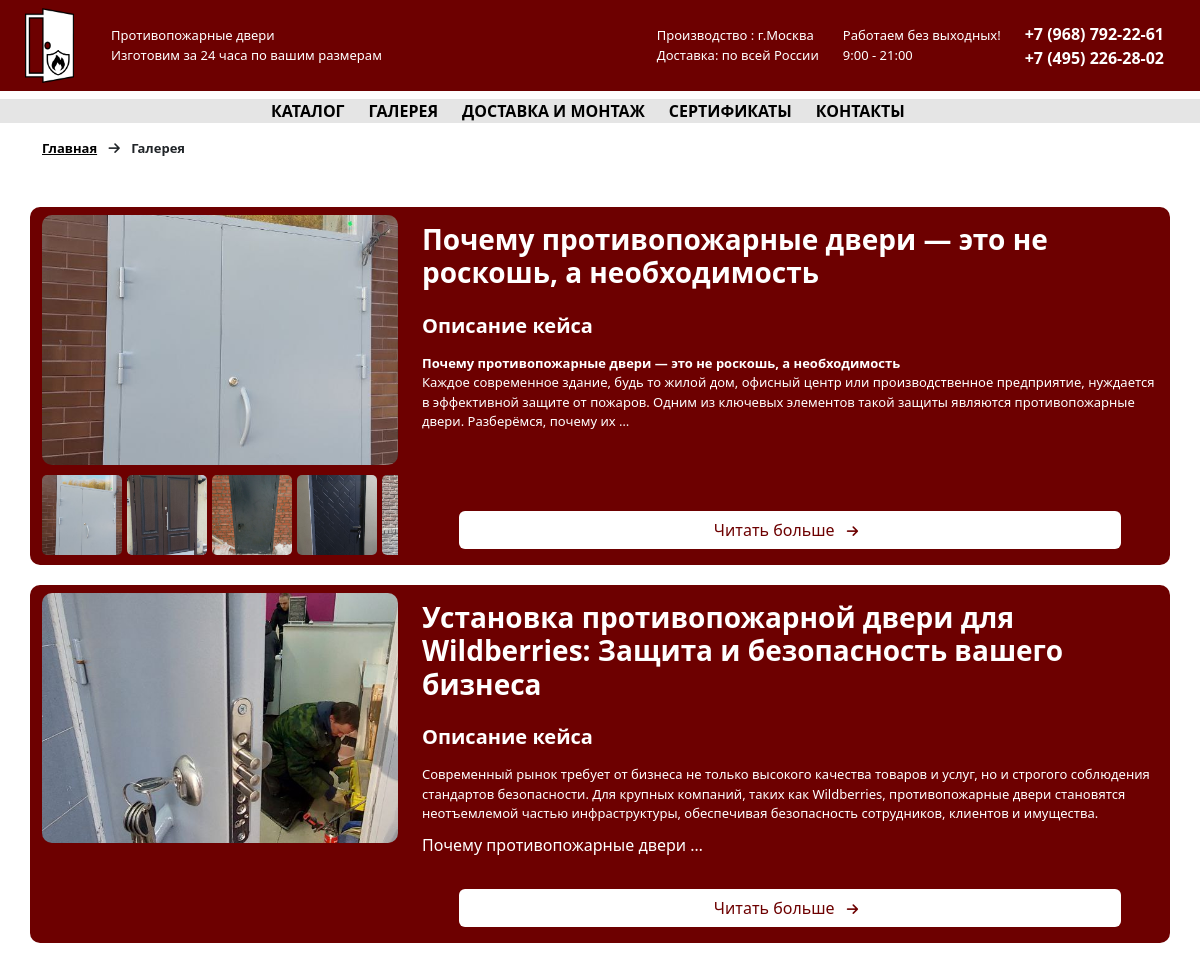
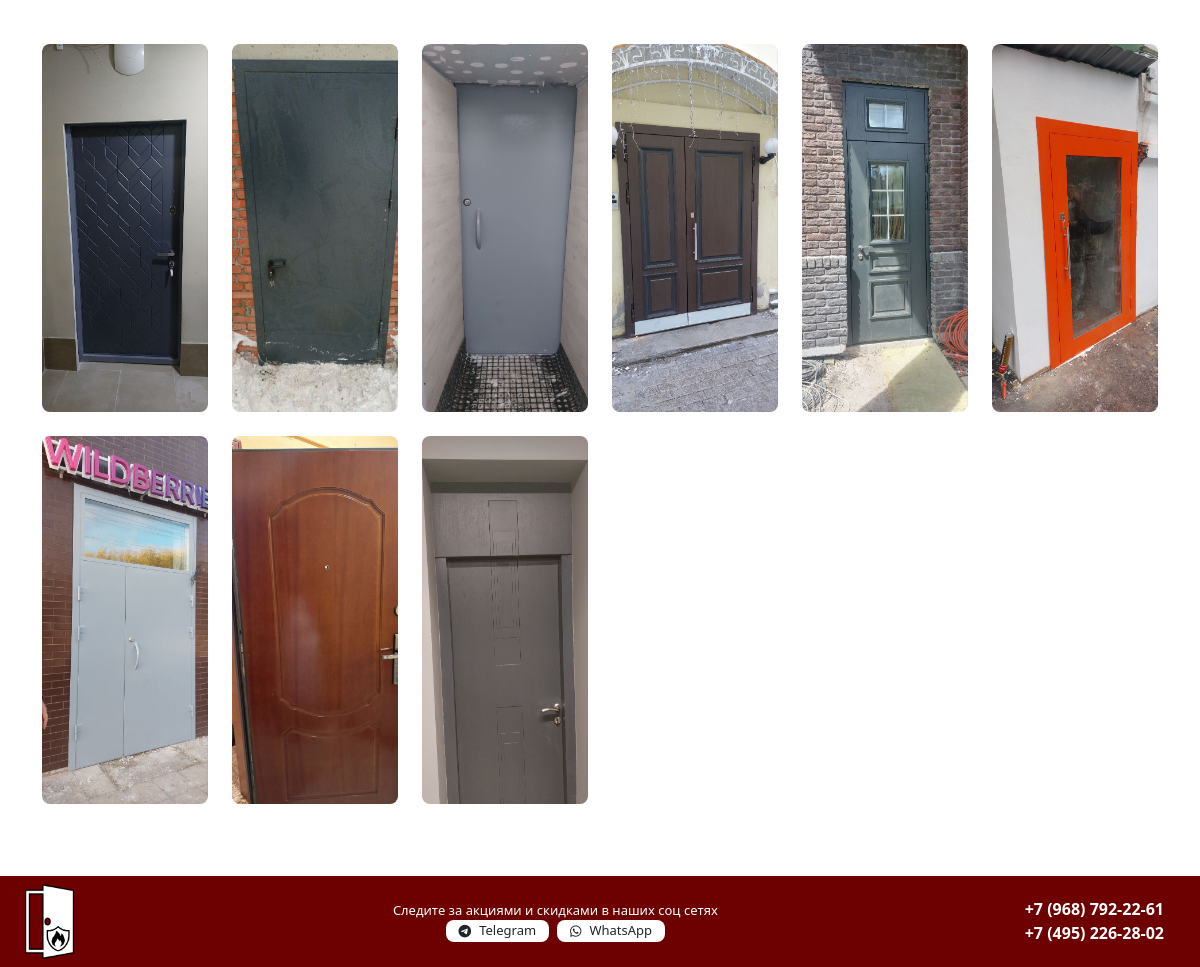
Page /galery/ on the committed database (2 pictures, top to bottom).
### website/models.py (models this page shows, shortened)
class Blog(models.Model):
    title = models.CharField(max_length=200, verbose_name="Заголовок")
    content = HTMLField(verbose_name="Текст")
    created_at = models.DateTimeField(auto_now_add=True, verbose_name="Дата создания")
    updated_at = models.DateTimeField(auto_now=True, verbose_name="Дата обновления")
    slug = models.SlugField(max_length=200, unique=True,blank=True)
    class Meta:
        verbose_name = "Блог"
        verbose_name_plural = "Блоги"

class BlogPhoto(models.Model):
    blog = models.ForeignKey(Blog, on_delete=models.CASCADE, related_name="photos")
    photo = models.ImageField(upload_to="blog_photos/")  # Загруженные файлы будут храниться в media/blog_photos/
    caption = models.CharField(max_length=255, blank=True, null=True)

class GalleryPhoto(models.Model):
    gallery = models.ForeignKey(
        Gallery,
        on_delete=models.CASCADE,
        related_name="photos",
        verbose_name="Галерея"
    )
    photo = models.ImageField(upload_to="gallery_photos/", verbose_name="Фотография")
    caption = models.CharField(max_length=255, blank=True, verbose_name="Описание фото")
    uploaded_at = models.DateTimeField(auto_now_add=True, verbose_name="Дата загрузки")
    class Meta:
        verbose_name = "Фотография галереи"
        verbose_name_plural = "Фотографии галереи"

### website/views.py (the view, shortened to what this page needs)
# urls.py: path('galery/', views.galery,name='galery'),
def galery(request):
    blogs = Blog.objects.all().order_by('-created_at')
    galery = Gallery.objects.all()[0]
    context = {
        'blogs': blogs,
        'galery': galery,
    }
    return render(request, 'galery.html', context)

### website/templates/galery.html (shortened to what this page needs)
{% extends "base.html" %}
{% load static %}
{% block content %}
<div class="container my-3">
    <div class="row">
        <div class="col-12">
            <p class="fw-semibold font-s"><a href="/" class="underline text-black">Главная</a> <i class="fa-solid fa-arrow-right mx-2 font-s"></i> Галерея</p>
        </div>
    </div>
</div>
<div class="container my-5">
    <div class="row">
        {% for blog in blogs %}
        <div class="col-12 custom-card">
            <div class="row">
                <div class="col-lg-4">
                    <div class="row">
                        <div class="col-12 pt-2">
                            <img
                                src="{% if blog.photos.first %}{{ blog.photos.first.photo.url }}{% else %}https://via.placeholder.com/600x400{% endif %}"
                                alt="{{ blog.title }}"
                                class="big-image"
                                id="main-image-{{ blog.id }}"
                            >
                        </div>
                    </div>
                    <div class="row">
                        <div class="col-12">
                            <div class="thumbnails d-flex">
                                {% for photo in blog.photos.all %}
                                <img
                                    src="{{ photo.photo.url }}"
                                    alt="Thumbnail"
                                    class="thumbnail-img"
                                    onclick="changeMainImage('{{ photo.photo.url }}', 'main-image-{{ blog.id }}')"
                                    ondragstart="return false;"
                                    style="cursor: pointer;"
                                >
                                {% endfor %}
                            </div>
                        </div>
                    </div>
                </div>
                <div class="col-lg-8 custom-text py-3 d-flex flex-column justify-content-between">
                    <div class="">
                        <h3 class="text-white fw-semibold mb-4">{{ blog.title }}</h3>
                        <h5 class="text-white fw-semibold mb-3">Описание кейса</h5>
                        <span class="text-white font-s">{{ blog.content|truncatewords_html:40|safe }}</span>
                    </div>
                    <div class="d-flex justify-content-center">
                        <a href="{{blog.slug}}/" class="btn btn-more">Читать больше <i class="fa-solid fa-arrow-right mx-2 font-s"></i></a>
                    </div>
                </div>
            </div>
        </div>
        {% endfor %}
    </div>
</div>
<div class="container my-5">
    <div class="row">
        {% for photo in galery.photos.all %}
        <div class="col-md-4 col-lg-2 mb-4">
            <a href="#" data-bs-toggle="modal" data-bs-target="#galleryModal" data-bs-slide-to="{{ forloop.counter0 }}">
                <img src="{{ photo.photo.url }}" class="card-img-top galery-photo" alt="{{ photo.caption }}">
            </a>
        </div>
        {% endfor %}
    </div>
</div>
{% endblock content %}

### website/static/css/style.css (style rules this page uses)
:root { --red: #6D0000; --pink:#FFC3C3; }
p { margin-bottom: 0; }
.font-s { font-size: small; }
a { text-decoration: none; }
img { height: 100%; width: 100%; object-fit: contain; }
h1,h2,h3,h4,p { color:black; }
.underline { text-decoration: underline !important; }
.custom-card { background-color: #6D0000; border-radius: 10px; color: white; overflow: hidden; margin-bottom: 20px; }
.big-image { width: 100%; height: 250px; object-fit: cover; border-radius: 10px; }
.thumbnails { display: flex; gap: 5px; overflow-x: auto; padding: 10px 0; white-space: nowrap; }
.thumbnail-img { width: 80px; height: 80px; object-fit: cover; border-radius: 5px; flex-shrink: 0; }
.card-img-top { border-radius: 8px; }
.btn-more { background-color: white; color: var(--red); transition: all ease-in-out .1s; width: 90%; }
p { color: inherit; }
.galery-photo { object-fit: cover; }
h1, h2, h3, h4, p { color: inherit !important; }

### rows in the picture
Blog: photos.first.photo (picture), title "Почему противопожарные двери — это не роскошь, а необходимость", content "Почему противопожарные двери — это не роскошь, а необходимость Каждое современное здание, будь то жилой дом, офисный центр или производственное предприятие, нуждается в эффективной защите от пожаров. Одним из ключевых элементов такой защиты являются противопожарные двери. Разберёмся, почему их …"
BlogPhoto: photo (picture)
BlogPhoto: photo (picture)
BlogPhoto: photo (picture)
BlogPhoto: photo (picture)
BlogPhoto: photo (picture)
Blog: photos.first.photo (picture), title "Установка противопожарной двери для Wildberries: Защита и безопасность вашего бизнеса", content "Современный рынок требует от бизнеса не только высокого качества товаров и услуг, но и строгого соблюдения стандартов безопасности. Для крупных компаний, таких как Wildberries, противопожарные двери становятся неотъемлемой частью инфраструктуры, обеспечивая безопасность сотрудников, клиентов и имущества. Почему противопожарные двери …"
BlogPhoto: photo (picture)
BlogPhoto: photo (picture)
BlogPhoto: photo (picture)
BlogPhoto: photo (picture)
BlogPhoto: photo (picture)
GalleryPhoto: photo (picture)
GalleryPhoto: photo (picture)
GalleryPhoto: photo (picture)
GalleryPhoto: photo (picture)
GalleryPhoto: photo (picture)
GalleryPhoto: photo (picture)
GalleryPhoto: photo (picture)
GalleryPhoto: photo (picture)
GalleryPhoto: photo (picture)
